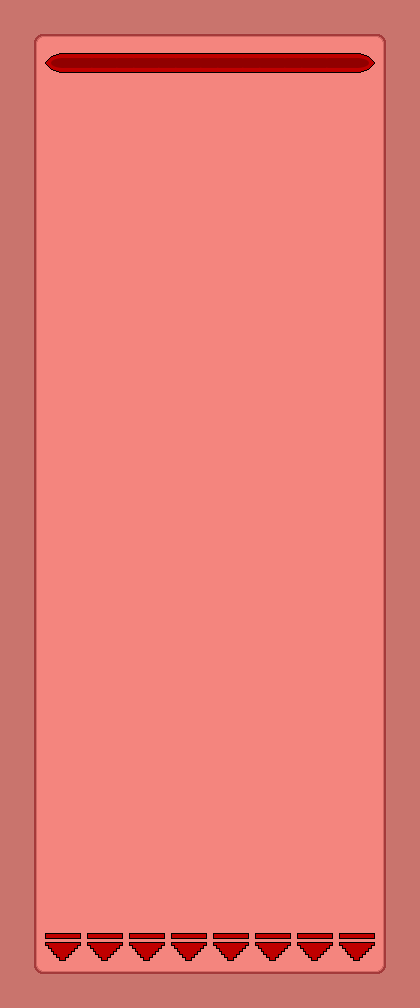

This is a level from a 2D game, rendered from its Tiled map with the project's own tilesets. A one-line summary and the complete map file follow:
An orthogonal 10x24 tile map with 42x42 px tiles, 3 tile layers (background, veins, arteries), 3 tilesets and 6 objects (4x wall, goal, start0).

<map version="1.2" tiledversion="1.3.5" orientation="orthogonal" renderorder="right-down" width="10" height="24" tilewidth="42" tileheight="42" infinite="0" nextlayerid="11" nextobjectid="102">
 <tileset firstgid="1" source="body_tiles.tsx" />
 <tileset firstgid="49" source="artery_and_vein.tsx" />
 <tileset firstgid="89" source="start_and_goal.tsx" />
 <layer id="1" name="background" width="10" height="24">
  <data encoding="csv">
38,42,42,42,42,42,42,42,42,2,
30,1,1,1,1,1,1,1,1,6,
30,1,1,1,1,1,1,1,1,6,
30,1,1,1,1,1,1,1,1,6,
30,1,1,1,1,1,1,1,1,6,
30,1,1,1,1,1,1,1,1,6,
30,1,1,1,1,1,1,1,1,6,
30,1,1,1,1,1,1,1,1,6,
30,1,1,1,1,1,1,1,1,6,
30,1,1,1,1,1,1,1,1,6,
30,1,1,1,1,1,1,1,1,6,
30,1,1,1,1,1,1,1,1,6,
30,1,1,1,1,1,1,1,1,6,
30,1,1,1,1,1,1,1,1,6,
30,1,1,1,1,1,1,1,1,6,
30,1,1,1,1,1,1,1,1,6,
30,1,1,1,1,1,1,1,1,6,
30,1,1,1,1,1,1,1,1,6,
30,1,1,1,1,1,1,1,1,6,
30,1,1,1,1,1,1,1,1,6,
30,1,1,1,1,1,1,1,1,6,
30,1,1,1,1,1,1,1,1,6,
30,1,1,1,1,1,1,1,1,6,
26,18,18,18,18,18,18,18,18,14
</data>
 </layer>
 <layer id="8" name="veins" width="10" height="24">
  <data encoding="csv">
0,0,0,0,0,0,0,0,0,0,
0,0,0,0,0,0,0,0,0,0,
0,0,0,0,0,0,0,0,0,0,
0,0,0,0,0,0,0,0,0,0,
0,0,0,0,0,0,0,0,0,0,
0,0,0,0,0,0,0,0,0,0,
0,0,0,0,0,0,0,0,0,0,
0,0,0,0,0,0,0,0,0,0,
0,0,0,0,0,0,0,0,0,0,
0,0,0,0,0,0,0,0,0,0,
0,0,0,0,0,0,0,0,0,0,
0,0,0,0,0,0,0,0,0,0,
0,0,0,0,0,0,0,0,0,0,
0,0,0,0,0,0,0,0,0,0,
0,0,0,0,0,0,0,0,0,0,
0,0,0,0,0,0,0,0,0,0,
0,0,0,0,0,0,0,0,0,0,
0,0,0,0,0,0,0,0,0,0,
0,0,0,0,0,0,0,0,0,0,
0,0,0,0,0,0,0,0,0,0,
0,0,0,0,0,0,0,0,0,0,
0,0,0,0,0,0,0,0,0,0,
0,0,0,0,0,0,0,0,0,0,
0,0,0,0,0,0,0,0,0,0
</data>
 </layer>
 <layer id="7" name="arteries" width="10" height="24">
  <data encoding="csv">
0,0,0,0,0,0,0,0,0,0,
0,89,90,90,90,90,90,90,91,0,
0,0,0,0,0,0,0,0,0,0,
0,0,0,0,0,0,0,0,0,0,
0,0,0,0,0,0,0,0,0,0,
0,0,0,0,0,0,0,0,0,0,
0,0,0,0,0,0,0,0,0,0,
0,0,0,0,0,0,0,0,0,0,
0,0,0,0,0,0,0,0,0,0,
0,0,0,0,0,0,0,0,0,0,
0,0,0,0,0,0,0,0,0,0,
0,0,0,0,0,0,0,0,0,0,
0,0,0,0,0,0,0,0,0,0,
0,0,0,0,0,0,0,0,0,0,
0,0,0,0,0,0,0,0,0,0,
0,0,0,0,0,0,0,0,0,0,
0,0,0,0,0,0,0,0,0,0,
0,0,0,0,0,0,0,0,0,0,
0,0,0,0,0,0,0,0,0,0,
0,0,0,0,0,0,0,0,0,0,
0,0,0,0,0,0,0,0,0,0,
0,0,0,0,0,0,0,0,0,0,
0,97,97,97,97,97,97,97,97,0,
0,0,0,0,0,0,0,0,0,0
</data>
 </layer>
 <objectgroup id="4" name="obstacles">
  <object id="96" name="goal" x="42" y="924" width="336" height="42" />
  <object id="97" name="start0" x="42" y="42" width="336" height="42" />
  <object id="98" name="wall" x="0" y="0" width="420" height="42" />
  <object id="99" name="wall" x="378" y="42" width="42" height="966" />
  <object id="100" name="wall" x="42" y="966" width="336" height="42" />
  <object id="101" name="wall" x="0" y="42" width="42" height="966" />
 </objectgroup>
</map>
